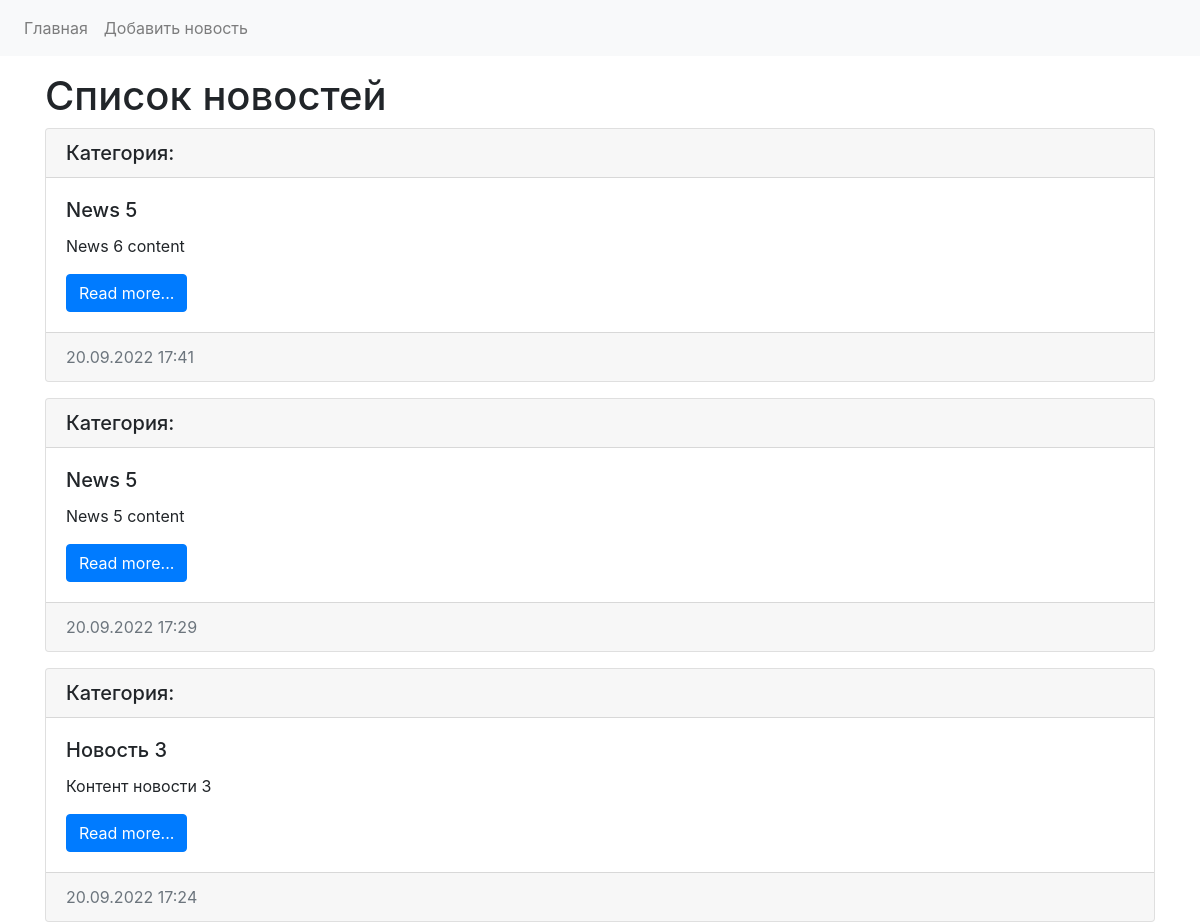
/ (upper part), run on an earlier commit of the app's database.
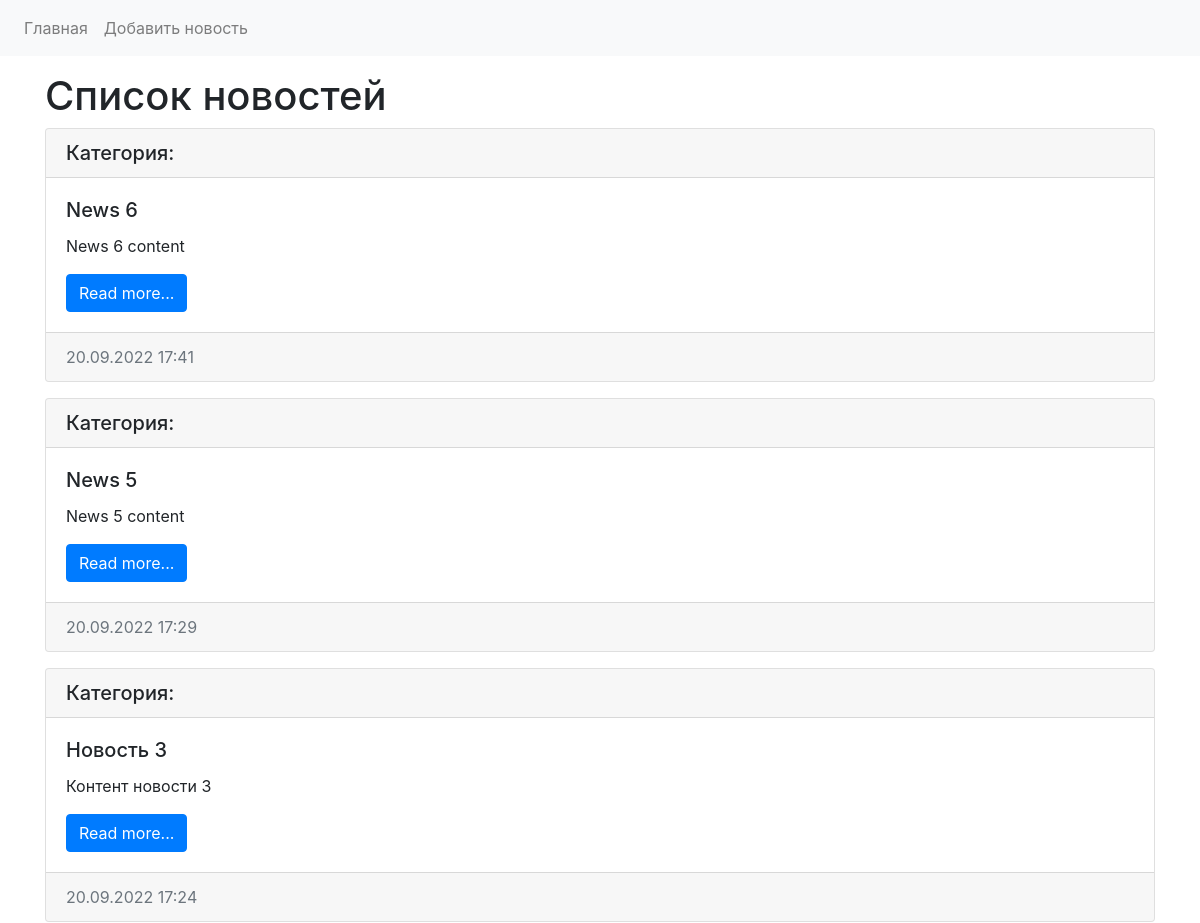
And on a later commit of the database.
### news/models.py (models this page shows, shortened)
class News(models.Model):
    title = models.CharField(max_length=150, verbose_name='Название')
    content = models.TextField(blank=True, verbose_name='Описание')
    created_at = models.DateTimeField(auto_now_add=True, verbose_name='Время создания')
    update_at = models.DateTimeField(auto_now=True, verbose_name='Время обновления')
    photo = models.ImageField(upload_to='photos/%Y/%m/%d/', verbose_name='Фото', blank=True)
    is_published = models.BooleanField(default=True, verbose_name='Опубликовано')
    category = models.ForeignKey('Category', on_delete=models.PROTECT, null=True, verbose_name='Категория')
    class Meta:
        verbose_name = 'Новость'
        verbose_name_plural = 'Новости'
        ordering = ['-created_at', '-title']

### news/views.py (the view)
# urls.py: path('', index, name='index'),
def index(request):
    news = News.objects.all()
    return render(request, 'news/index.html', {'news': news, 'title': 'Список новостей'})

### news/templates/news/index.html (shortened to what this page needs)
<!doctype html>
<html lang="en">
  <head>
    <link rel="stylesheet" href="https://cdn.jsdelivr.net/npm/bootstrap@4.3.1/dist/css/bootstrap.min.css">
  </head>
  <body>
<nav class="navbar navbar-expand-lg navbar-light bg-light">
    <div class="collapse navbar-collapse" id="navbarSupportedContent">
        <ul class="navbar-nav mr-auto">
            <li class="nav-item"><a class="nav-link" href="/">Главная</a></li>
            <li class="nav-item"><a class="nav-link" href="/">Добавить новость</a></li>
        </ul>
    </div>
</nav>
<div class="container mt-3">
    <h1>{{ title }}</h1>
    <div class="row">
        <div class="col-md-12">
            {% for item in news %}
            <div class="card mb-3">
                <h5 class="card-header">Категория: {{ item.category.title }}</h5>
                <div class="card-body">
                    <h5 class="card-title">{{ item.title }}</h5>
                    <p class="card-text">{{ item.content }}</p>
                    <a href="test" class="btn btn-primary">Read more...</a>
                </div>
                <div class="card-footer text-muted">
                    {{ item.created_at|date:"d.m.Y H:i" }}
                </div>
            </div>
            {% endfor %}
        </div>
    </div>
</div>
</body>
</html>

What changed in the data, as far as the page shows it:
changed News "News 6 content": title "News 5" → "News 6"
